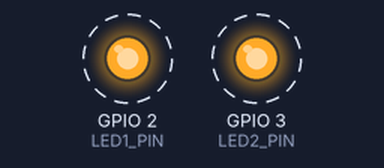
A sketch run on a simulated ESP32. On the bench: output pins drawn as LEDs (lit = HIGH). Dashed ring = blinking.

Above: at 0.12 s.
Timing chart, 0 to 3.0 s (numbered marks = the images above):
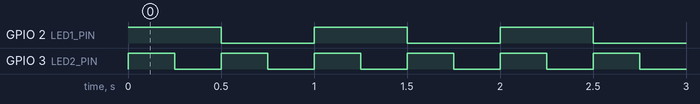

The sketch:

task_led_version0.ino
```cpp
const int LED1_PIN = 2;
const int LED2_PIN = 3;

void led1_task(void *pvParameter)
{
    // Setup

    // Loop
    while(1)
    {
        digitalWrite(LED1_PIN, HIGH);           // LED ON
        delay(500);                             // Delay for 500ms

        digitalWrite(LED1_PIN, LOW);            // LED OFF
        delay(500);                             // Delay for 500ms
    }
}

void led2_task(void *pvParameter)
{
    // Setup

    // Loop
    while(1)
    {
        digitalWrite(LED2_PIN, HIGH);           // LED ON
        delay(250);                             // Delay for 250ms

        digitalWrite(LED2_PIN, LOW);            // LED OFF
        delay(250);                             // Delay for 250ms
    }
}

void setup()
{
    pinMode(LED1_PIN, OUTPUT);
    pinMode(LED2_PIN, OUTPUT);

    // Create the FreeRTOS tasks
    xTaskCreate(led1_task, "LED1Task", 1024, NULL, 2, NULL);
    xTaskCreate(led2_task, "LED2Task", 1024, NULL, 2, NULL);
}

void loop()
{
    // Do nothing here
}
```

Measured:
- by itself, GPIO 2 (LED1_PIN): alternates HIGH for 0.50 s and LOW for 0.50 s
- by itself, GPIO 3 (LED2_PIN): alternates HIGH for 0.25 s and LOW for 0.25 s
- by itself, everything shown: repeats every 1.0 s, in 4 steps
